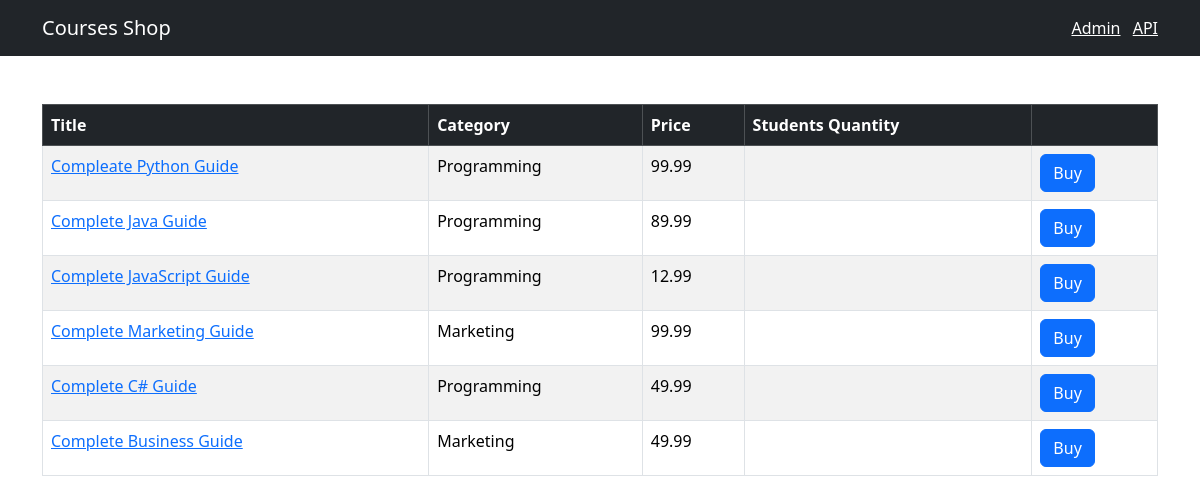
The page / on the database its author committed.
### shop/models.py (models this page shows, shortened)
class Course(models.Model):
    title = models.CharField(max_length=300)
    price = models.FloatField()
    student_qty = models.IntegerField()
    reviews_qty = models.IntegerField()
    category = models.ForeignKey(Category, on_delete=models.CASCADE)
    created_at = models.DateTimeField(default=timezone.now)

class Category(models.Model):
    title = models.CharField(max_length=255)
    created_at = models.DateTimeField(default=timezone.now)
    def __str__(self):
        return self.title

### shop/views.py (the view)
# urls.py: path('', include(api.urls), name='index')
def index(request):
    courses = Course.objects.all()
    return render(request, 'shop/courses.html', {'courses': courses})

### templates/shop/courses.html (shortened to what this page needs)
{% extends "base.html" %}
{% block content %}
<table class="table mt-5 table-bordered table-striped table-hover">
  <thead class="table-dark">
    <tr>
      <th>Title</th>
      <th>Category</th>
      <th>Price</th>
      <th>Students Quantity</th>
      <th></th>
    </tr>
  </thead>
  <tbody>
    {% for course in courses %}
    <tr>
      <td>
        <a href={% url "shop:single_course" course.id %}>{{ course.title }}</a>
        </td>
      <td>{{ course.category }}</td>
      <td>{{ course.price }}</td>
      <td>{{ course.students_qty }}</td>
      <td><button class="btn btn-primary">Buy</button></td>
    </tr>
    {% endfor %}
  </tbody>
</table>
{% endblock %}

### rows shown on the page
Course: title "Compleate Python Guide", category "Programming", price "99.99"
Course: title "Complete Java Guide", category "Programming", price "89.99"
Course: title "Complete JavaScript Guide", category "Programming", price "12.99"
Course: title "Complete Marketing Guide", category "Marketing", price "99.99"
Course: title "Complete C# Guide", category "Programming", price "49.99"
Course: title "Complete Business Guide", category "Marketing", price "49.99"
